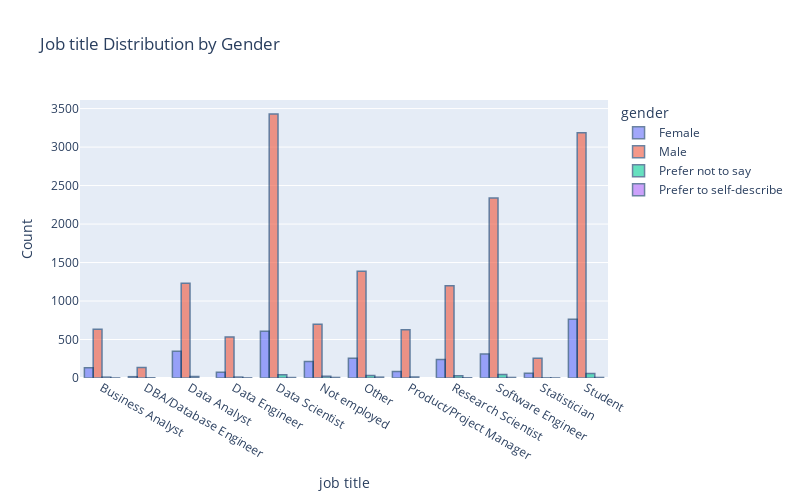

The notebook cell saved with this chart:
### Markdown cell above
### Job title distribution by gender

### Code cell
import plotly.express as px
jobtitle_gender = df.loc[:,["job title", "gender"]].groupby(["job title", "gender"]).size().reset_index()
jobtitle_gender.columns = ["job title", "gender", "Count"]
fig = px.bar(jobtitle_gender, x='job title', y='Count', color="gender", 
             barmode='group', title ="Job title Distribution by Gender", 
             height=500, width=800)
fig.update_traces(marker_line_color='rgb(9,50,100)',
                  marker_line_width=1.5, opacity=0.6)
fig.show()

### Figure 1 — Plotly figure (JSON) as saved in the notebook; plotly's stock layout.template omitted (floating-point values rounded to 4 significant figures)
{"data": [{"alignmentgroup": "True", "hovertemplate": "gender=Female<br>job title=%{x}<br>Count=%{y}<extra></extra>", "legendgroup": "Female", "marker": {"color": "#636efa", "line": {"color": "rgb(9,50,100)", "width": 1.5}}, "name": "Female", "offsetgroup": "Female", "opacity": 0.6, "orientation": "v", "showlegend": true, "textposition": "auto", "type": "bar", "x": ["Business Analyst", "DBA/Database Engineer", "Data Analyst", "Data Engineer", "Data Scientist", "Not employed", "Other", "Product/Project Manager", "Research Scientist", "Software Engineer", "Statistician", "Student"], "xaxis": "x", "y": [132, 17, 347, 76, 606, 214, 258, 83, 241, 313, 63, 764], "yaxis": "y"}, {"alignmentgroup": "True", "hovertemplate": "gender=Male<br>job title=%{x}<br>Count=%{y}<extra></extra>", "legendgroup": "Male", "marker": {"color": "#EF553B", "line": {"color": "rgb(9,50,100)", "width": 1.5}}, "name": "Male", "offsetgroup": "Male", "opacity": 0.6, "orientation": "v", "showlegend": true, "textposition": "auto", "type": "bar", "x": ["Business Analyst", "DBA/Database Engineer", "Data Analyst", "Data Engineer", "Data Scientist", "Not employed", "Other", "Product/Project Manager", "Research Scientist", "Software Engineer", "Statistician", "Student"], "xaxis": "x", "y": [634, 136, 1231, 534, 3431, 699, 1387, 627, 1198, 2338, 256, 3186], "yaxis": "y"}, {"alignmentgroup": "True", "hovertemplate": "gender=Prefer not to say<br>job title=%{x}<br>Count=%{y}<extra></extra>", "legendgroup": "Prefer not to say", "marker": {"color": "#00cc96", "line": {"color": "rgb(9,50,100)", "width": 1.5}}, "name": "Prefer not to say", "offsetgroup": "Prefer not to say", "opacity": 0.6, "orientation": "v", "showlegend": true, "textposition": "auto", "type": "bar", "x": ["Business Analyst", "DBA/Database Engineer", "Data Analyst", "Data Engineer", "Data Scientist", "Not employed", "Other", "Product/Project Manager", "Research Scientist", "Software Engineer", "Statistician", "Student"], "xaxis": "x", "y": [11, 3, 20, 12, 42, 22, 34, 13, 28, 47, 2, 57], "yaxis": "y"}, {"alignmentgroup": "True", "hovertemplate": "gender=Prefer to self-describe<br>job title=%{x}<br>Count=%{y}<extra></extra>", "legendgroup": "Prefer to self-describe", "marker": {"color": "#ab63fa", "line": {"color": "rgb(9,50,100)", "width": 1.5}}, "name": "Prefer to self-describe", "offsetgroup": "Prefer to self-describe", "opacity": 0.6, "orientation": "v", "showlegend": true, "textposition": "auto", "type": "bar", "x": ["Business Analyst", "Data Engineer", "Data Scientist", "Not employed", "Other", "Research Scientist", "Software Engineer", "Statistician", "Student"], "xaxis": "x", "y": [1, 2, 6, 7, 11, 3, 7, 1, 7], "yaxis": "y"}], "layout": {"barmode": "group", "height": 500, "legend": {"title": {"text": "gender"}, "tracegroupgap": 0}, "title": {"text": "Job title Distribution by Gender"}, "width": 800, "xaxis": {"anchor": "y", "domain": [0, 1], "title": {"text": "job title"}}, "yaxis": {"anchor": "x", "domain": [0, 1], "title": {"text": "Count"}}}}
